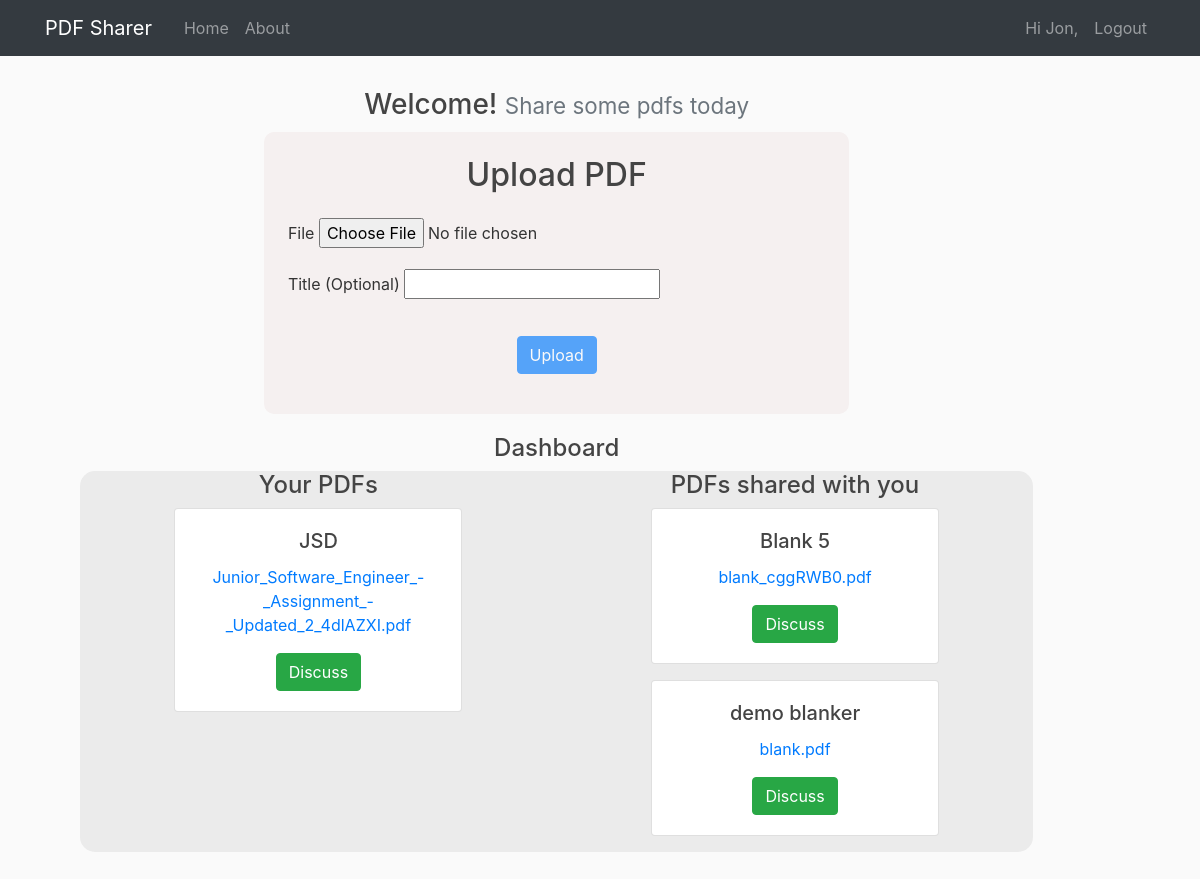
Screenshot of / (signed in) with the database file from the repository.
### app/models.py (models this page shows, shortened)
class PDF(models.Model):
    title = models.CharField(max_length=100, blank=True)
    author = models.ForeignKey(User, on_delete=models.CASCADE, related_name="author")
    file = models.FileField(default = 'blank', upload_to='pdf_files')
    users_shared_with = models.ManyToManyField(User, related_name='shared_pdfs')
    timestamp = models.DateTimeField(default = now)
    guest_code = models.CharField(max_length=6, blank=True, default=random_string_generator())

### app/views.py (the view)
# urls.py: path('', views.home, name='home'),
@login_required(login_url = 'login')
def home(request):
    if request.method == 'POST':
        form = PDFForm(request.POST, request.FILES)
        if form.is_valid():
            pdf = form.save(commit=False)
            pdf.author = request.user
            pdf.guest_code = random_string_generator()
            pdf.save()
            messages.success(request, "PDF Added Successfully!")
            return redirect('home')
    else:
        form = PDFForm()
    user_pdfs = PDF.objects.filter(author=request.user).order_by('-timestamp')
    shared_pdfs = PDF.objects.filter(users_shared_with=request.user).order_by('-timestamp')
    context = {'form': form, 'user_pdfs': user_pdfs, 'shared_pdfs':shared_pdfs}
    return render(request, 'app/home.html', context)

### app/forms.py
class PDFForm(forms.ModelForm):
    class Meta:
        model = PDF
        fields = ['title', 'file']

### app/templates/app/home.html (shortened to what this page needs)
{% extends "app/base.html" %}
{% block content %}
<div style="margin: 0 auto">
  <div class="text-center my-2">
    <h3>
      Welcome!
      <small class="text-muted">Share some pdfs today</small>
    </h3>
  </div>
  <div class="container">
    <div class="row justify-content-center">
      <div class="col-md-8">
        <div style="background-color: #F5F0F0; border-radius: 10px; margin-top: 2px; margin-bottom: 20px" class="p-4">
          <div class="text-center mb-4">
            <h2>Upload PDF</h2>
          </div>
          <form id="upload-form" method="post" enctype="multipart/form-data">
            <div class="mb-3">
              <label for="id_file" class="form-label">File</label>
              {{ form.file }}
            </div>
            <div class="mb-3">
              <label for="id_title" class="form-label">Title (Optional)</label>
              {{ form.title }}
            </div>
            <div class="text-center">
            <button id="upload-button" type="submit" class="btn btn-primary mt-3" disabled title="Please select a PDF file">Upload</button>
          </div>
          </form>
        </div>
      </div>
    </div>
  </div>
  <div style="" class="text-center"> <h4> Dashboard </h4> </div>
   <div style="background-color:#EBEBEB; border-radius:15px" class="row">
    <div class="col-md-1">
    </div>
    <div class="col-md-4">
      <div class="text-center">
       <h4>Your PDFs</h4>
      </div>
      {% for pdf in user_pdfs %}
        <div class="card text-center mb-3" style="width: 18rem;">
          <div class="card-body">
            {%if pdf.title|length > 0 %}
            <h5 class="card-title">{{ pdf.title }}</h5>
            {%else%}
            <h5 class="card-title">(No Name)</h5>
            {%endif%}
            <p><a href="{{ pdf.file.url }}" class="card-link">{{ pdf.file.name|cut:"pdf_files/" }}</a></p>
            <a href="{% url 'discuss' pdf.pk pdf.guest_code %}" class="btn btn-success">Discuss</a>
          </div>
        </div>
      {% endfor %}
    </div>
    <div class="col-md-2">
    </div>
    <div class="col-md-4">
      <div class="text-center">
        <h4>PDFs shared with you</h4>
       </div>
      {% for pdf in shared_pdfs %}
        <div class="card text-center mb-3" style="width: 18rem;">
          <div class="card-body">
            {%if pdf.title|length > 0 %}
            <h5 class="card-title">{{ pdf.title }}</h5>
            {%else%}
            <h5 class="card-title">(No Name)</h5>
            {%endif%}
            <p><a href="{{ pdf.file.url }}" class="card-link">{{ pdf.file.name|cut:"pdf_files/" }}</a></p>
            <a href="{% url 'discuss' pdf.pk pdf.guest_code %}" class="btn btn-success">Discuss</a>
          </div>
        </div>
      {% endfor %}
    </div>
  </div>
  <div class="col-md-1">
  </div>
</div>
{% endblock %}

### app/templates/app/base.html (shortened to what this page needs)
{% load static %}
<html>
<head>
    <link rel="stylesheet" href="https://maxcdn.bootstrapcdn.com/bootstrap/4.0.0/css/bootstrap.min.css">
    <link rel="stylesheet" type="text/css" href="{% static 'app/main.css' %}">
</head>
<body>
    <header class="site-header">
      <nav class="navbar navbar-expand-lg navbar-dark bg-dark fixed-top">
        <div class="container">
          <a class="navbar-brand mr-4" href="#">PDF Sharer</a>
          <div class="collapse navbar-collapse" id="navbarToggle">
            <div class="navbar-nav mr-auto">
              <a class="nav-item nav-link" href="{% url 'home' %}">Home</a>
              <a class="nav-item nav-link" href="{% url 'about' %}">About</a>
            </div>
            <div class="navbar-nav">
                {% if user.is_authenticated %}
                <a class="nav-item nav-link" href="{% url 'home' %}">Hi {{user.username}}, </a>
                <a class="nav-item nav-link" href="{% url 'logout' %}">Logout</a>
                {% else %}
                  <a class="nav-item nav-link" href="{% url 'login' %}">Login</a>
                  <a class="nav-item nav-link" href="{% url 'register' %}">Register</a>
                {% endif %}
            </div>
          </div>
        </div>
      </nav>
    </header>
    <main role="main" class="container">
      <div class="row">
        <div class="col-md-11">
          {% block content %}{% endblock %}
        </div>
      </div>
    </main>
</body>
</html>

### app/static/app/main.css (style rules this page uses)
body { background: #fafafa; color: #333333; margin-top: 5rem; margin: 5rem; }
h1, h2, h3, h4, h5, h6 { color: #444444; }

### rows the page displays
PDF: title "JSD", file.name "Junior_Software_Engineer_-_Assignment_-_Updated_2_4dlAZXI.pdf"
PDF: title "Blank 5", file.name "blank_cggRWB0.pdf"
PDF: title "demo blanker", file.name "blank.pdf"

### other values shown
{{ user.username }} "Jon"
